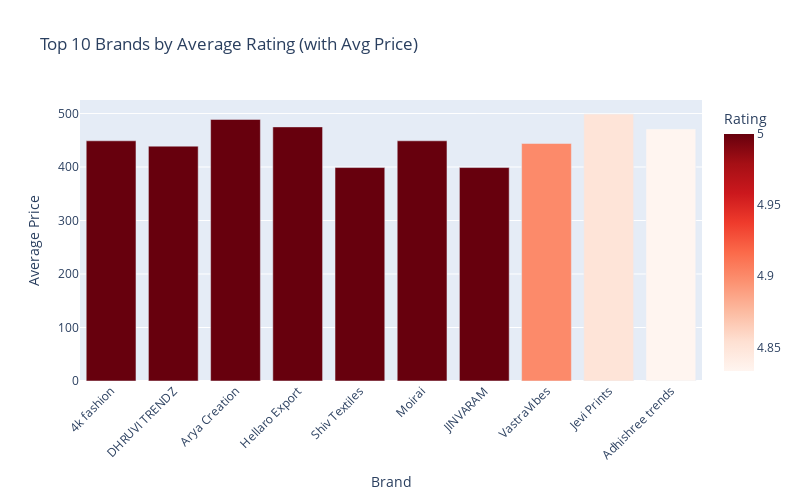

The code cell stored with this chart in its notebook:
### Code cell
# Group by Brand Name → calculate average Rating & Price
brand_info = data.groupby("Brand Name").agg({"Price": "mean","Rating": "mean"}).reset_index()

# Sort by Rating and take top 10 brands
top10_brand_info = brand_info.sort_values(by="Rating", ascending=False).head(10)

fig = px.bar(
    top10_brand_info,
    x="Brand Name",
    y="Price",
    title="Top 10 Brands by Average Rating (with Avg Price)",
    labels={"Price": "Average Price", "Brand Name": "Brand"},
    color="Rating",   
    hover_data={"Brand Name": True, "Price": True, "Rating": True},
    color_continuous_scale="Reds")

fig.update_layout(xaxis_tickangle=-45, width=800, height=500)
fig.write_image("Top 10 Brands by Average Rating (with Avg Price).png",scale=2)
fig.show()

### Figure 1 — Plotly figure (JSON) as saved in the notebook; plotly's stock layout.template omitted (floating-point values rounded to 4 significant figures)
{"data": [{"customdata": [[5.0], [5.0], [5.0], [5.0], [5.0], [5.0], [5.0], [4.9], [4.85], [4.833]], "hovertemplate": "Brand=%{x}<br>Average Price=%{y}<br>Rating=%{marker.color}<extra></extra>", "legendgroup": "", "marker": {"color": [5.0, 5.0, 5.0, 5.0, 5.0, 5.0, 5.0, 4.9, 4.85, 4.833], "coloraxis": "coloraxis", "pattern": {"shape": ""}}, "name": "", "orientation": "v", "showlegend": false, "textposition": "auto", "type": "bar", "x": ["4k fashion", "DHRUVI TRENDZ", "Arya Creation", "Hellaro Export", "Shiv Textiles", "Moirai", "JINVARAM", "VastraVibes", "Jevi Prints", "Adhishree trends"], "xaxis": "x", "y": [449.0, 439.0, 489.0, 475.0, 399.0, 449.0, 399.0, 444.0, 499.0, 471.0], "yaxis": "y"}], "layout": {"barmode": "relative", "coloraxis": {"colorbar": {"title": {"text": "Rating"}}, "colorscale": [[0, "rgb(255,245,240)"], [0.125, "rgb(254,224,210)"], [0.25, "rgb(252,187,161)"], [0.375, "rgb(252,146,114)"], [0.5, "rgb(251,106,74)"], [0.625, "rgb(239,59,44)"], [0.75, "rgb(203,24,29)"], [0.875, "rgb(165,15,21)"], [1, "rgb(103,0,13)"]]}, "height": 500, "legend": {"tracegroupgap": 0}, "title": {"text": "Top 10 Brands by Average Rating (with Avg Price)"}, "width": 800, "xaxis": {"anchor": "y", "domain": [0, 1], "tickangle": -45, "title": {"text": "Brand"}}, "yaxis": {"anchor": "x", "domain": [0, 1], "title": {"text": "Average Price"}}}}
